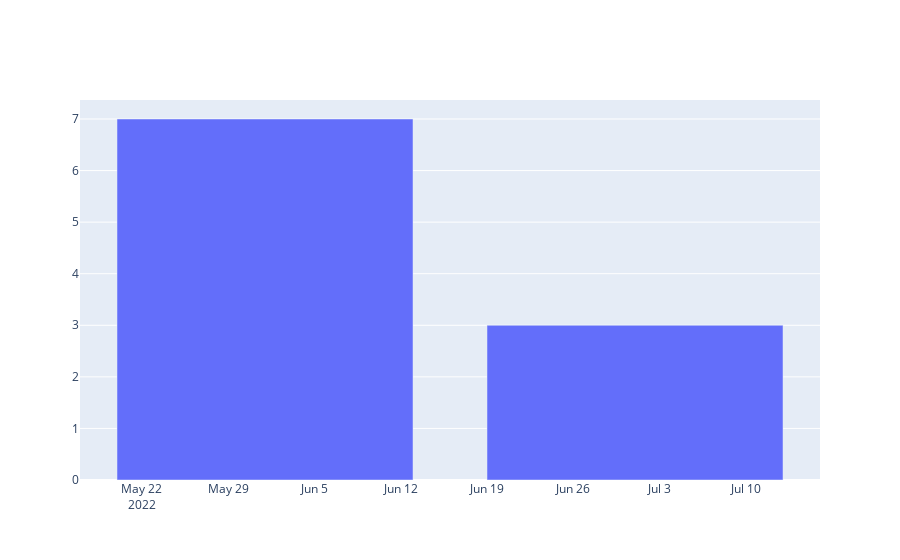

This figure's notebook cell:
### Code cell
# Create the bar graph
plotly.offline.iplot(
    figure_or_data=data,
    filename='pybites-posts-by-month'
)

### Figure 1 — Plotly figure (JSON) as saved in the notebook; plotly's stock layout.template omitted (floating-point values rounded to 4 significant figures)
{"data": [{"type": "bar", "x": ["2022-7", "2022-6"], "y": [3, 7]}], "layout": {}}
